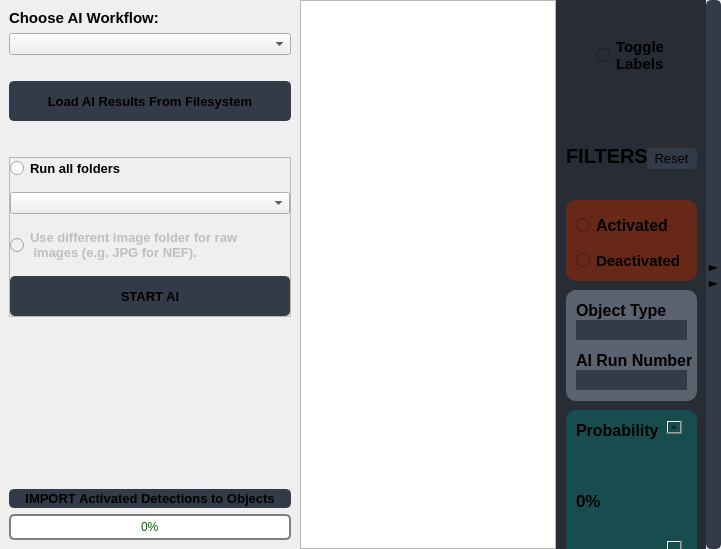
               <widget class="QWidget" name="page_ai">
                <layout class="QHBoxLayout" name="horizontalLayout_21">
                 <property name="spacing">
                  <number>0</number>
                 </property>
                 <property name="leftMargin">
                  <number>0</number>
                 </property>
                 <property name="topMargin">
                  <number>0</number>
                 </property>
                 <property name="rightMargin">
                  <number>0</number>
                 </property>
                 <property name="bottomMargin">
                  <number>0</number>
                 </property>
                 <item>
                  <widget class="QFrame" name="frame_24">
                   <property name="sizePolicy">
                    <sizepolicy hsizetype="Fixed" vsizetype="Preferred">
                     <horstretch>0</horstretch>
                     <verstretch>0</verstretch>
                    </sizepolicy>
                   </property>
                   <property name="minimumSize">
                    <size>
                     <width>300</width>
                     <height>0</height>
                    </size>
                   </property>
                   <property name="maximumSize">
                    <size>
                     <width>350</width>
                     <height>16777215</height>
                    </size>
                   </property>
                   <property name="frameShape">
                    <enum>QFrame::Shape::NoFrame</enum>
                   </property>
                   <property name="frameShadow">
                    <enum>QFrame::Shadow::Raised</enum>
                   </property>
                   <layout class="QVBoxLayout" name="verticalLayout_16">
                    <item>
                     <widget class="QLabel" name="label">
                      <property name="font">
                       <font>
                        <pointsize>11</pointsize>
                        <bold>true</bold>
                       </font>
                      </property>
                      <property name="text">
                       <string notr="true">Choose AI Workflow:</string>
                      </property>
                     </widget>
                    </item>
                    <item>
                     <widget class="QComboBox" name="ai_cmb_input_type">
                      <property name="font">
                       <font>
                        <bold>true</bold>
                       </font>
                      </property>
                      <property name="currentText">
                       <string notr="true"/>
                      </property>
                     </widget>
                    </item>
                    <item>
                     <spacer name="verticalSpacer_5">
                      <property name="orientation">
                       <enum>Qt::Orientation::Vertical</enum>
                      </property>
                      <property name="sizeType">
                       <enum>QSizePolicy::Policy::Fixed</enum>
                      </property>
                      <property name="sizeHint" stdset="0">
                       <size>
                        <width>20</width>
                        <height>20</height>
                       </size>
                      </property>
                     </spacer>
                    </item>
                    <item>
                     <widget class="QPushButton" name="btn_load_ai_res_filesystem">
                      <property name="enabled">
                       <bool>true</bool>
                      </property>
                      <property name="minimumSize">
                       <size>
                        <width>100</width>
                        <height>40</height>
                       </size>
                      </property>
                      <property name="font">
                       <font>
                        <family>Segoe UI</family>
                        <pointsize>10</pointsize>
                        <bold>true</bold>
                       </font>
                      </property>
                      <property name="styleSheet">
                       <string notr="true">QPushButton {
	border: 2px solid rgb(52, 59, 72);
	border-radius: 5px;	
	background-color: rgb(52, 59, 72);
}
QPushButton:hover {
	background-color: rgb(57, 65, 80);
	border: 2px solid rgb(61, 70, 86);
}
QPushButton:pressed {	
	background-color: rgb(35, 40, 49);
	border: 2px solid rgb(43, 50, 61);
}</string>
                      </property>
                      <property name="text">
                       <string>Load AI Results From Filesystem</string>
                      </property>
                     </widget>
                    </item>
                    <item>
                     <spacer name="verticalSpacer_4">
                      <property name="orientation">
                       <enum>Qt::Orientation::Vertical</enum>
                      </property>
                      <property name="sizeType">
                       <enum>QSizePolicy::Policy::Fixed</enum>
                      </property>
                      <property name="sizeHint" stdset="0">
                       <size>
                        <width>20</width>
                        <height>30</height>
                       </size>
                      </property>
                     </spacer>
                    </item>
                    <item>
                     <widget class="QFrame" name="ai_frame_start">
                      <property name="frameShape">
                       <enum>QFrame::Shape::StyledPanel</enum>
                      </property>
                      <property name="frameShadow">
                       <enum>QFrame::Shadow::Raised</enum>
                      </property>
                      <layout class="QVBoxLayout" name="verticalLayout_15">
                       <property name="spacing">
                        <number>13</number>
                       </property>
                       <property name="leftMargin">
                        <number>0</number>
                       </property>
                       <property name="topMargin">
                        <number>0</number>
                       </property>
                       <property name="rightMargin">
                        <number>0</number>
                       </property>
                       <property name="bottomMargin">
                        <number>0</number>
                       </property>
                       <item>
                        <widget class="QRadioButton" name="rd_ai_all_follders">
                         <property name="font">
                          <font>
                           <pointsize>10</pointsize>
                           <bold>true</bold>
                          </font>
                         </property>
                         <property name="text">
                          <string notr="true">Run all folders</string>
                         </property>
                         <property name="autoExclusive">
                          <bool>false</bool>
                         </property>
                        </widget>
                       </item>
                       <item>
                        <widget class="QComboBox" name="ai_folder_chooser">
                         <property name="currentText">
                          <string notr="true"/>
                         </property>
                        </widget>
                       </item>
                       <item>
                        <widget class="QRadioButton" name="ai_radio_different_image_folder">
                         <property name="enabled">
                          <bool>false</bool>
                         </property>
                         <property name="font">
                          <font>
                           <pointsize>10</pointsize>
                           <bold>true</bold>
                          </font>
                         </property>
                         <property name="text">
                          <string notr="true">Use different image folder for raw
 images (e.g. JPG for NEF).</string>
                         </property>
                         <property name="autoExclusive">
                          <bool>false</bool>
                         </property>
                        </widget>
                       </item>
                       <item>
                        <widget class="QPushButton" name="btn_start_ai">
                         <property name="enabled">
                          <bool>true</bool>
                         </property>
                         <property name="minimumSize">
                          <size>
                           <width>100</width>
                           <height>40</height>
                          </size>
                         </property>
                         <property name="font">
                          <font>
                           <family>Segoe UI</family>
                           <pointsize>10</pointsize>
                           <bold>true</bold>
                          </font>
                         </property>
                         <property name="styleSheet">
                          <string notr="true">QPushButton {
	border: 2px solid rgb(52, 59, 72);
	border-radius: 5px;	
	background-color: rgb(52, 59, 72);
}
QPushButton:hover {
	background-color: rgb(57, 65, 80);
	border: 2px solid rgb(61, 70, 86);
}
QPushButton:pressed {	
	background-color: rgb(35, 40, 49);
	border: 2px solid rgb(43, 50, 61);
}</string>
                         </property>
                         <property name="text">
                          <string notr="true">START AI</string>
                         </property>
                        </widget>
                       </item>
                      </layout>
                     </widget>
                    </item>
                    <item>
                     <widget class="QtWaitingSpinner" name="ai_waiting_spinner" native="true">
                      <property name="minimumSize">
                       <size>
                        <width>0</width>
                        <height>100</height>
                       </size>
                      </property>
                      <property name="baseSize">
                       <size>
                        <width>0</width>
                        <height>50</height>
                       </size>
                      </property>
                     </widget>
                    </item>
                    <item>
                     <spacer name="verticalSpacer">
                      <property name="orientation">
                       <enum>Qt::Orientation::Vertical</enum>
                      </property>
                      <property name="sizeType">
                       <enum>QSizePolicy::Policy::Expanding</enum>
                      </property>
                      <property name="sizeHint" stdset="0">
                       <size>
                        <width>20</width>
                        <height>60</height>
                       </size>
                      </property>
                     </spacer>
                    </item>
                    <item>
                     <widget class="QPushButton" name="btn_import_ai">
                      <property name="enabled">
                       <bool>true</bool>
                      </property>
                      <property name="minimumSize">
                       <size>
                        <width>100</width>
                        <height>0</height>
                       </size>
                      </property>
                      <property name="font">
                       <font>
                        <family>Segoe UI</family>
                        <pointsize>10</pointsize>
                        <bold>true</bold>
                       </font>
                      </property>
                      <property name="styleSheet">
                       <string notr="true">QPushButton {
	border: 2px solid rgb(52, 59, 72);
	border-radius: 5px;	
	background-color: rgb(52, 59, 72);
}
QPushButton:hover {
	background-color: rgb(57, 65, 80);
	border: 2px solid rgb(61, 70, 86);
}
QPushButton:pressed {	
	background-color: rgb(35, 40, 49);
	border: 2px solid rgb(43, 50, 61);
}</string>
                      </property>
                      <property name="text">
                       <string notr="true">IMPORT Activated Detections to Objects</string>
                      </property>
                     </widget>
                    </item>
                    <item>
                     <widget class="QProgressBar" name="progressBar_ai">
                      <property name="sizePolicy">
                       <sizepolicy hsizetype="Preferred" vsizetype="Preferred">
                        <horstretch>0</horstretch>
                        <verstretch>0</verstretch>
                       </sizepolicy>
                      </property>
                      <property name="minimumSize">
                       <size>
                        <width>0</width>
                        <height>0</height>
                       </size>
                      </property>
                      <property name="styleSheet">
                       <string notr="true">QProgressBar{
    border: 2px solid grey;
    border-radius: 5px;
    text-align: center;
	color: darkgreen;
}

QProgressBar::chunk {
   background-color: lightgreen;
    margin: 1px;
}</string>
                      </property>
                      <property name="value">
                       <number>0</number>
                      </property>
                      <property name="textVisible">
                       <bool>true</bool>
                      </property>
                     </widget>
                    </item>
                   </layout>
                  </widget>
                 </item>
                 <item>
                  <widget class="AIView" name="ai_listview">
                   <property name="frameShape">
                    <enum>QFrame::Shape::StyledPanel</enum>
                   </property>
                   <property name="frameShadow">
                    <enum>QFrame::Shadow::Sunken</enum>
                   </property>
                   <property name="dragEnabled">
                    <bool>false</bool>
                   </property>
                   <property name="dragDropMode">
                    <enum>QAbstractItemView::DragDropMode::InternalMove</enum>
                   </property>
                   <property name="selectionMode">
                    <enum>QAbstractItemView::SelectionMode::NoSelection</enum>
                   </property>
                   <property name="uniformItemSizes">
                    <bool>false</bool>
                   </property>
                   <property name="selectionRectVisible">
                    <bool>false</bool>
                   </property>
                  </widget>
                 </item>
                 <item>
                  <widget class="QFrame" name="frame_ai_properties">
                   <property name="minimumSize">
                    <size>
                     <width>150</width>
                     <height>0</height>
                    </size>
                   </property>
                   <property name="styleSheet">
                    <string notr="true">background-color: rgb(40, 44, 52);</string>
                   </property>
                   <property name="frameShape">
                    <enum>QFrame::Shape::NoFrame</enum>
                   </property>
                   <property name="frameShadow">
                    <enum>QFrame::Shadow::Raised</enum>
                   </property>
                   <widget class="QRadioButton" name="rd_toggle_labels">
                    <property name="geometry">
                     <rect>
                      <x>40</x>
                      <y>30</y>
                      <width>81</width>
                      <height>51</height>
                     </rect>
                    </property>
                    <property name="font">
                     <font>
                      <pointsize>11</pointsize>
                      <bold>true</bold>
                     </font>
                    </property>
                    <property name="text">
                     <string notr="true">Toggle
Labels</string>
                    </property>
                   </widget>
                   <widget class="QFrame" name="frame_ai_icon_size">
                    <property name="geometry">
                     <rect>
                      <x>10</x>
                      <y>600</y>
                      <width>131</width>
                      <height>61</height>
                     </rect>
                    </property>
                    <property name="styleSheet">
                     <string notr="true">background-color: rgb(92, 99, 112);border-radius:10px;</string>
                    </property>
                    <property name="frameShape">
                     <enum>QFrame::Shape::StyledPanel</enum>
                    </property>
                    <property name="frameShadow">
                     <enum>QFrame::Shadow::Raised</enum>
                    </property>
                    <widget class="QSlider" name="ai_slider_thumb_size">
                     <property name="geometry">
                      <rect>
                       <x>6</x>
                       <y>20</y>
                       <width>121</width>
                       <height>41</height>
                      </rect>
                     </property>
                     <property name="minimum">
                      <number>150</number>
                     </property>
                     <property name="maximum">
                      <number>600</number>
                     </property>
                     <property name="singleStep">
                      <number>25</number>
                     </property>
                     <property name="pageStep">
                      <number>100</number>
                     </property>
                     <property name="value">
                      <number>250</number>
                     </property>
                     <property name="orientation">
                      <enum>Qt::Orientation::Horizontal</enum>
                     </property>
                     <property name="tickPosition">
                      <enum>QSlider::TickPosition::NoTicks</enum>
                     </property>
                     <property name="tickInterval">
                      <number>50</number>
                     </property>
                    </widget>
                    <widget class="QLabel" name="label_29">
                     <property name="geometry">
                      <rect>
                       <x>10</x>
                       <y>6</y>
                       <width>111</width>
                       <height>20</height>
                      </rect>
                     </property>
                     <property name="font">
                      <font>
                       <family>Segoe UI</family>
                       <pointsize>15</pointsize>
                       <bold>true</bold>
                       <underline>false</underline>
                      </font>
                     </property>
                     <property name="text">
                      <string notr="true">Size</string>
                     </property>
                    </widget>
                   </widget>
                   <widget class="QPushButton" name="btn_ai_filter_reset">
                    <property name="geometry">
                     <rect>
                      <x>90</x>
                      <y>148</y>
                      <width>51</width>
                      <height>21</height>
                     </rect>
                    </property>
                    <property name="font">
                     <font>
                      <pointsize>10</pointsize>
                     </font>
                    </property>
                    <property name="styleSheet">
                     <string notr="true">QPushButton {
	border: 2px solid rgb(52, 59, 72);
	border-radius: 5px;	
	background-color: rgb(52, 59, 72);
}
QPushButton:hover {
	background-color: rgb(57, 65, 80);
	border: 2px solid rgb(61, 70, 86);
}
QPushButton:pressed {	
	background-color: rgb(35, 40, 49);
	border: 2px solid rgb(43, 50, 61);
}</string>
                    </property>
                    <property name="text">
                     <string notr="true">Reset</string>
                    </property>
                   </widget>
                   <widget class="QFrame" name="frame_2">
                    <property name="geometry">
                     <rect>
                      <x>10</x>
                      <y>290</y>
                      <width>131</width>
                      <height>111</height>
                     </rect>
                    </property>
                    <property name="styleSheet">
                     <string notr="true">QFrame{background-color: rgb(92, 99, 112);border-radius:10px;}</string>
                    </property>
                    <property name="frameShape">
                     <enum>QFrame::Shape::StyledPanel</enum>
                    </property>
                    <property name="frameShadow">
                     <enum>QFrame::Shadow::Raised</enum>
                    </property>
                    <widget class="QLabel" name="label_19">
                     <property name="geometry">
                      <rect>
                       <x>10</x>
                       <y>60</y>
                       <width>121</width>
                       <height>20</height>
                      </rect>
                     </property>
                     <property name="font">
                      <font>
                       <pointsize>12</pointsize>
                       <bold>true</bold>
                      </font>
                     </property>
                     <property name="text">
                      <string notr="true">AI Run Number</string>
                     </property>
                    </widget>
                    <widget class="QLabel" name="label_21">
                     <property name="geometry">
                      <rect>
                       <x>10</x>
                       <y>10</y>
                       <width>101</width>
                       <height>20</height>
                      </rect>
                     </property>
                     <property name="font">
                      <font>
                       <pointsize>12</pointsize>
                       <bold>true</bold>
                      </font>
                     </property>
                     <property name="text">
                      <string notr="true">Object Type</string>
                     </property>
                    </widget>
                    <widget class="QLineEdit" name="ai_filter_object">
                     <property name="geometry">
                      <rect>
                       <x>10</x>
                       <y>30</y>
                       <width>111</width>
                       <height>20</height>
                      </rect>
                     </property>
                     <property name="font">
                      <font>
                       <pointsize>10</pointsize>
                      </font>
                     </property>
                     <property name="styleSheet">
                      <string notr="true">background-color: rgb(52, 59, 72);</string>
                     </property>
                     <property name="text">
                      <string/>
                     </property>
                     <property name="frame">
                      <bool>false</bool>
                     </property>
                    </widget>
                    <widget class="QLineEdit" name="ai_filter_ai_run">
                     <property name="geometry">
                      <rect>
                       <x>10</x>
                       <y>80</y>
                       <width>111</width>
                       <height>20</height>
                      </rect>
                     </property>
                     <property name="font">
                      <font>
                       <pointsize>10</pointsize>
                      </font>
                     </property>
                     <property name="styleSheet">
                      <string notr="true">background-color: rgb(52, 59, 72);</string>
                     </property>
                     <property name="frame">
                      <bool>false</bool>
                     </property>
                    </widget>
                   </widget>
                   <widget class="QLabel" name="label_17">
                    <property name="geometry">
                     <rect>
                      <x>10</x>
                      <y>140</y>
                      <width>81</width>
                      <height>32</height>
                     </rect>
                    </property>
                    <property name="font">
                     <font>
                      <family>Segoe UI</family>
                      <pointsize>15</pointsize>
                      <bold>true</bold>
                      <underline>false</underline>
                     </font>
                    </property>
                    <property name="text">
                     <string notr="true">FILTERS</string>
                    </property>
                   </widget>
                   <widget class="QFrame" name="frame_26">
                    <property name="geometry">
                     <rect>
                      <x>10</x>
                      <y>200</y>
                      <width>131</width>
                      <height>81</height>
                     </rect>
                    </property>
                    <property name="toolTip">
                     <string/>
                    </property>
                    <property name="styleSheet">
                     <string notr="true">background-color:rgb(103, 40, 23);border-radius:10px;</string>
                    </property>
                    <property name="frameShape">
                     <enum>QFrame::Shape::StyledPanel</enum>
                    </property>
                    <property name="frameShadow">
                     <enum>QFrame::Shadow::Raised</enum>
                    </property>
                    <widget class="QRadioButton" name="ai_filter_activated">
                     <property name="geometry">
                      <rect>
                       <x>10</x>
                       <y>10</y>
                       <width>111</width>
                       <height>31</height>
                      </rect>
                     </property>
                     <property name="font">
                      <font>
                       <family>Segoe UI</family>
                       <pointsize>12</pointsize>
                       <bold>true</bold>
                      </font>
                     </property>
                     <property name="focusPolicy">
                      <enum>Qt::FocusPolicy::NoFocus</enum>
                     </property>
                     <property name="text">
                      <string notr="true">Activated</string>
                     </property>
                     <property name="autoExclusive">
                      <bool>false</bool>
                     </property>
                    </widget>
                    <widget class="QRadioButton" name="ai_filter_deactivated">
                     <property name="geometry">
                      <rect>
                       <x>10</x>
                       <y>45</y>
                       <width>111</width>
                       <height>31</height>
                      </rect>
                     </property>
                     <property name="font">
                      <font>
                       <family>Segoe UI</family>
                       <pointsize>11</pointsize>
                       <bold>true</bold>
                      </font>
                     </property>
                     <property name="focusPolicy">
                      <enum>Qt::FocusPolicy::NoFocus</enum>
                     </property>
                     <property name="text">
                      <string notr="true">Deactivated</string>
                     </property>
                     <property name="autoExclusive">
                      <bool>false</bool>
                     </property>
                    </widget>
                   </widget>
                   <widget class="QFrame" name="frame_27">
                    <property name="geometry">
                     <rect>
                      <x>10</x>
                      <y>410</y>
                      <width>131</width>
                      <height>181</height>
                     </rect>
                    </property>
                    <property name="styleSheet">
                     <string notr="true">background-color: #184d50;border-radius:10px;</string>
                    </property>
                    <property name="frameShape">
                     <enum>QFrame::Shape::StyledPanel</enum>
                    </property>
                    <property name="frameShadow">
                     <enum>QFrame::Shadow::Raised</enum>
                    </property>
                    <widget class="QLabel" name="ai_prob_slider_value">
                     <property name="geometry">
                      <rect>
                       <x>10</x>
                       <y>70</y>
                       <width>51</width>
                       <height>41</height>
                      </rect>
                     </property>
                     <property name="font">
                      <font>
                       <pointsize>13</pointsize>
                       <bold>true</bold>
                      </font>
                     </property>
                     <property name="text">
                      <string notr="true">0%</string>
                     </property>
                    </widget>
                    <widget class="QLabel" name="label_22">
                     <property name="geometry">
                      <rect>
                       <x>10</x>
                       <y>10</y>
                       <width>91</width>
                       <height>20</height>
                      </rect>
                     </property>
                     <property name="font">
                      <font>
                       <pointsize>12</pointsize>
                       <bold>true</bold>
                      </font>
                     </property>
                     <property name="text">
                      <string notr="true">Probability</string>
                     </property>
                    </widget>
                    <widget class="QScrollBar" name="ai_filter_probability_slider">
                     <property name="geometry">
                      <rect>
                       <x>100</x>
                       <y>10</y>
                       <width>16</width>
                       <height>160</height>
                      </rect>
                     </property>
                     <property name="autoFillBackground">
                      <bool>false</bool>
                     </property>
                     <property name="value">
                      <number>0</number>
                     </property>
                     <property name="tracking">
                      <bool>true</bool>
                     </property>
                     <property name="orientation">
                      <enum>Qt::Orientation::Vertical</enum>
                     </property>
                     <property name="invertedAppearance">
                      <bool>true</bool>
                     </property>
                    </widget>
                    <widget class="QRadioButton" name="ai_filter_prob_lower">
                     <property name="geometry">
                      <rect>
                       <x>10</x>
                       <y>140</y>
                       <width>81</width>
                       <height>31</height>
                      </rect>
                     </property>
                     <property name="font">
                      <font>
                       <family>Segoe UI</family>
                       <pointsize>11</pointsize>
                       <bold>true</bold>
                      </font>
                     </property>
                     <property name="focusPolicy">
                      <enum>Qt::FocusPolicy::NoFocus</enum>
                     </property>
                     <property name="text">
                      <string notr="true">Lower</string>
                     </property>
                     <property name="autoExclusive">
                      <bool>false</bool>
                     </property>
                    </widget>
                   </widget>
                  </widget>
                 </item>
                 <item>
                  <widget class="QPushButton" name="btn_ai_toggle_props">
                   <property name="sizePolicy">
                    <sizepolicy hsizetype="Fixed" vsizetype="Expanding">
                     <horstretch>0</horstretch>
                     <verstretch>0</verstretch>
                    </sizepolicy>
                   </property>
                   <property name="font">
                    <font>
                     <family>MS Gothic</family>
                     <pointsize>9</pointsize>
                     <bold>true</bold>
                    </font>
                   </property>
                   <property name="toolTip">
                    <string extracomment="Show/Hide Picking Menue">&lt;html&gt;&lt;head/&gt;&lt;body&gt;&lt;p&gt;Fold/Unfold grid operations&lt;/p&gt;&lt;/body&gt;&lt;/html&gt;</string>
                   </property>
                   <property name="styleSheet">
                    <string notr="true">QPushButton {
	border: 2px solid rgb(52, 59, 72);
	border-radius: 5px;	
	background-color: rgb(52, 59, 72);
}
QPushButton:hover {
	background-color: rgb(57, 65, 80);
	border: 2px solid rgb(61, 70, 86);
}
QPushButton:pressed {	
	background-color: rgb(35, 40, 49);
	border: 2px solid rgb(43, 50, 61);
}</string>
                   </property>
                   <property name="text">
                    <string>►
►</string>
                   </property>
                  </widget>
                 </item>
                </layout>
               </widget>
